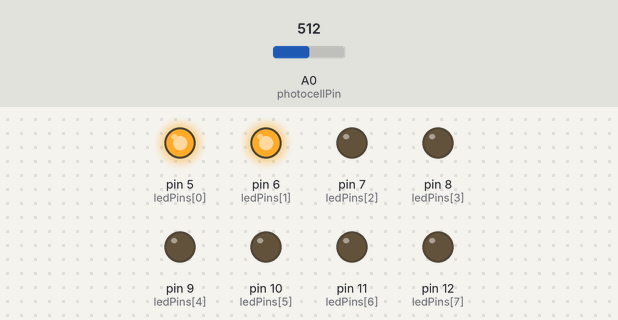
Simulated run of this sketch. Board: Arduino Uno, built with avr-gcc and run on an emulated ATmega328P. Parts: output pins drawn as LEDs (lit = HIGH). Inputs (shaded band) come from the test bench; at power-on: A0 (photocellPin) = 512.

Above: at 1.2 s.
1.3 s: A0 (photocellPin) set to 557
2.8 s: A0 (photocellPin) set to 590
At 3.2 s:
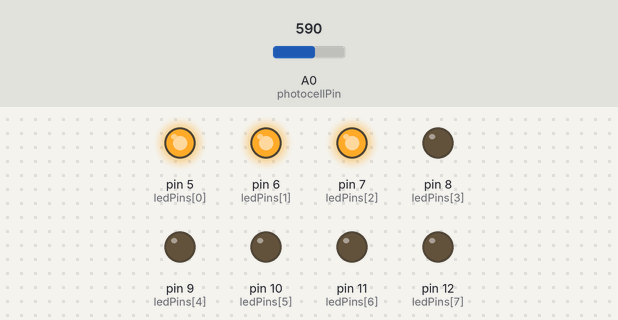
4.3 s: A0 (photocellPin) set to 649
5.8 s: A0 (photocellPin) set to 676
At 6.7 s:
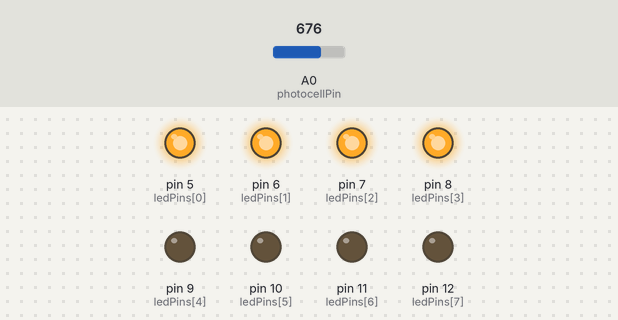
7.3 s: A0 (photocellPin) set to 733
8.8 s: A0 (photocellPin) set to 761
At 10.2 s:
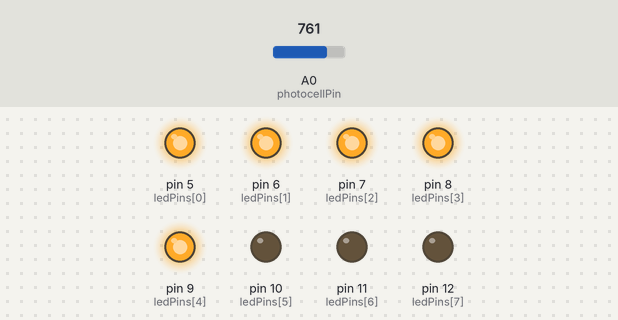
Timing chart, 0 to 11.3 s (numbered marks = the images above; inputs shaded):
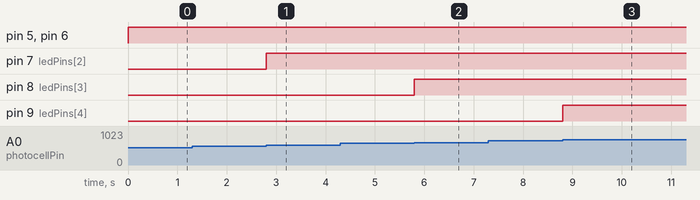

Measured:
- the behaviour switches between 571 and 572 on A0 (photocellPin) (found by bisection; images 0 and 1)
- the behaviour switches between 661 and 662 on A0 (photocellPin) (found by bisection; images 1 and 2)
- the behaviour switches between 751 and 752 on A0 (photocellPin) (found by bisection; images 2 and 3)
- after the input at 1.3 s, every drawn part: stays the same
- after the input at 2.8 s, pin 7 (ledPins[2]): LOW → HIGH at once
- after the input at 4.3 s, every drawn part: stays the same
- after the input at 5.8 s, pin 8 (ledPins[3]): LOW → HIGH at once
- after the input at 7.3 s, every drawn part: stays the same
- after the input at 8.8 s, pin 9 (ledPins[4]): LOW → HIGH at once

The sketch:

6.1.light_control_led.ino
```cpp
/************************************
 * name:Photoresistor
 * function:  if you shine the photoresistor with a certain light intensity, you will see several LEDs light up.
 * If you increase the light intensity, you will see more LEDs light up.
 * When you place it in dark environment, all the LEDs will go out.
 *********************************************/
//Email: support@sunfounder.com
//Website: www.sunfounder.com

const int NbrLEDs = 8;//8 leds
const int ledPins[] = {5, 6, 7, 8, 9, 10, 11, 12};//8 leds attach to pin 5-12 respectively
const int photocellPin = A0;  //photoresistor attach to A0
int sensorValue = 0;        // value read from the sensor
int ledLevel = 0;           // sensor value converted into LED 'bars'

void setup()
{
  for (int led = 0; led < NbrLEDs; led++)
  {
    pinMode(ledPins[led], OUTPUT);// make all the LED pins outputs
  }
}

void loop()
{
  sensorValue = analogRead(photocellPin); //read the value of A0
  ledLevel = map(sensorValue, 300, 1023, 0, NbrLEDs);  // map to the number of LEDs
  for (int led = 0; led < NbrLEDs; led++)//
  {
    if (led < ledLevel ) //When led is smaller than ledLevel, run the following code.
    {
      digitalWrite(ledPins[led], HIGH);     // turn on pins less than the level
    }
    else
    {
      digitalWrite(ledPins[led],LOW);      // turn off pins higher than
    }
  }
}
```
